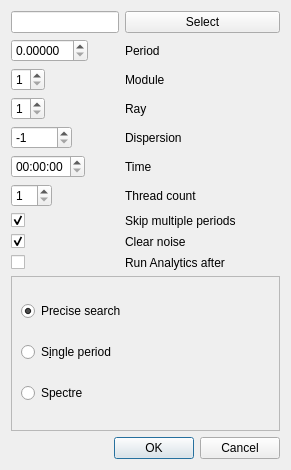
<?xml version="1.0" encoding="UTF-8"?>
<ui version="4.0">
 <class>PreciseSearchGui</class>
 <widget class="QDialog" name="PreciseSearchGui">
  <property name="geometry">
   <rect>
    <x>0</x>
    <y>0</y>
    <width>291</width>
    <height>470</height>
   </rect>
  </property>
  <property name="windowTitle">
   <string>Precise search</string>
  </property>
  <layout class="QVBoxLayout" name="verticalLayout_2">
   <item>
    <layout class="QVBoxLayout" name="verticalLayout">
     <item>
      <layout class="QFormLayout" name="formLayout">
       <item row="0" column="0">
        <widget class="QLineEdit" name="fileName"/>
       </item>
       <item row="0" column="1">
        <widget class="QPushButton" name="selectButton">
         <property name="text">
          <string>Select</string>
         </property>
        </widget>
       </item>
       <item row="1" column="0">
        <widget class="QDoubleSpinBox" name="period">
         <property name="decimals">
          <number>5</number>
         </property>
        </widget>
       </item>
       <item row="1" column="1">
        <widget class="QLabel" name="label">
         <property name="text">
          <string>Period</string>
         </property>
        </widget>
       </item>
       <item row="2" column="0">
        <widget class="QSpinBox" name="module">
         <property name="minimum">
          <number>1</number>
         </property>
         <property name="maximum">
          <number>6</number>
         </property>
        </widget>
       </item>
       <item row="2" column="1">
        <widget class="QLabel" name="label_2">
         <property name="text">
          <string>Module</string>
         </property>
        </widget>
       </item>
       <item row="3" column="0">
        <widget class="QSpinBox" name="ray">
         <property name="minimum">
          <number>1</number>
         </property>
         <property name="maximum">
          <number>8</number>
         </property>
        </widget>
       </item>
       <item row="3" column="1">
        <widget class="QLabel" name="label_3">
         <property name="text">
          <string>Ray</string>
         </property>
        </widget>
       </item>
       <item row="4" column="0">
        <widget class="QSpinBox" name="dispersion">
         <property name="minimum">
          <number>-1</number>
         </property>
         <property name="maximum">
          <number>10000</number>
         </property>
         <property name="value">
          <number>-1</number>
         </property>
        </widget>
       </item>
       <item row="4" column="1">
        <widget class="QLabel" name="label_5">
         <property name="text">
          <string>Dispersion</string>
         </property>
        </widget>
       </item>
       <item row="5" column="0">
        <widget class="QTimeEdit" name="time">
         <property name="displayFormat">
          <string>HH:mm:ss</string>
         </property>
        </widget>
       </item>
       <item row="5" column="1">
        <widget class="QLabel" name="label_6">
         <property name="text">
          <string>Time</string>
         </property>
        </widget>
       </item>
       <item row="7" column="0">
        <widget class="QCheckBox" name="skipMultiplePeriods">
         <property name="text">
          <string/>
         </property>
         <property name="checked">
          <bool>true</bool>
         </property>
        </widget>
       </item>
       <item row="7" column="1">
        <widget class="QLabel" name="skipPeriodsLabel">
         <property name="text">
          <string>Skip multiple periods</string>
         </property>
        </widget>
       </item>
       <item row="8" column="0">
        <widget class="QCheckBox" name="clearNoise">
         <property name="text">
          <string/>
         </property>
         <property name="checked">
          <bool>true</bool>
         </property>
        </widget>
       </item>
       <item row="8" column="1">
        <widget class="QLabel" name="label_7">
         <property name="text">
          <string>Clear noise</string>
         </property>
        </widget>
       </item>
       <item row="6" column="0">
        <widget class="QSpinBox" name="threadCount">
         <property name="minimum">
          <number>1</number>
         </property>
        </widget>
       </item>
       <item row="6" column="1">
        <widget class="QLabel" name="label_8">
         <property name="text">
          <string>Thread count</string>
         </property>
        </widget>
       </item>
       <item row="9" column="0">
        <widget class="QCheckBox" name="runAnalytics">
         <property name="text">
          <string/>
         </property>
        </widget>
       </item>
       <item row="9" column="1">
        <widget class="QLabel" name="label_4">
         <property name="text">
          <string>Run Analytics after</string>
         </property>
        </widget>
       </item>
      </layout>
     </item>
    </layout>
   </item>
   <item>
    <widget class="QFrame" name="frame">
     <property name="frameShape">
      <enum>QFrame::StyledPanel</enum>
     </property>
     <property name="frameShadow">
      <enum>QFrame::Raised</enum>
     </property>
     <layout class="QVBoxLayout" name="verticalLayout_3">
      <item>
       <widget class="QRadioButton" name="preciseSearch">
        <property name="text">
         <string>Precise search</string>
        </property>
        <property name="checked">
         <bool>true</bool>
        </property>
       </widget>
      </item>
      <item>
       <widget class="QRadioButton" name="singlePeriod">
        <property name="text">
         <string>S&amp;ingle period</string>
        </property>
       </widget>
      </item>
      <item>
       <widget class="QRadioButton" name="spectre">
        <property name="text">
         <string>Spectre</string>
        </property>
       </widget>
      </item>
     </layout>
    </widget>
   </item>
   <item>
    <widget class="QDialogButtonBox" name="buttonBox">
     <property name="orientation">
      <enum>Qt::Horizontal</enum>
     </property>
     <property name="standardButtons">
      <set>QDialogButtonBox::Cancel|QDialogButtonBox::Ok</set>
     </property>
    </widget>
   </item>
  </layout>
 </widget>
 <resources/>
 <connections>
  <connection>
   <sender>buttonBox</sender>
   <signal>rejected()</signal>
   <receiver>PreciseSearchGui</receiver>
   <slot>reject()</slot>
   <hints>
    <hint type="sourcelabel">
     <x>316</x>
     <y>260</y>
    </hint>
    <hint type="destinationlabel">
     <x>286</x>
     <y>274</y>
    </hint>
   </hints>
  </connection>
  <connection>
   <sender>buttonBox</sender>
   <signal>accepted()</signal>
   <receiver>PreciseSearchGui</receiver>
   <slot>accept()</slot>
   <hints>
    <hint type="sourcelabel">
     <x>248</x>
     <y>254</y>
    </hint>
    <hint type="destinationlabel">
     <x>157</x>
     <y>274</y>
    </hint>
   </hints>
  </connection>
 </connections>
</ui>
